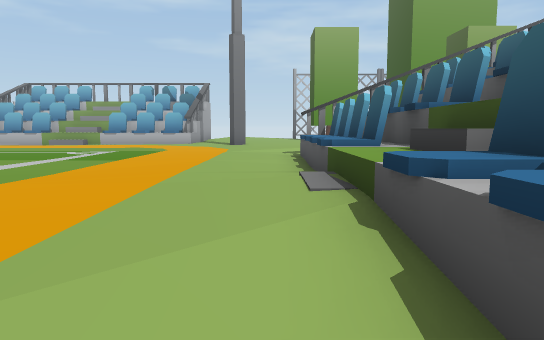
View 1 (above)

24 first-person views from a walk through a 3-D level made in the Unity game engine. The camera is 1.4 m above the floor, tilts 6° down and sees 70° across. The floor is counted in squares, 2 m on a side. Each view is taken from the middle of a square. On the plan, view 1 faces up. The plan holds only what a view shows up to about 11 squares ahead; the rest is blank. The place goes on beyond the plan. The player is left out.

View 2
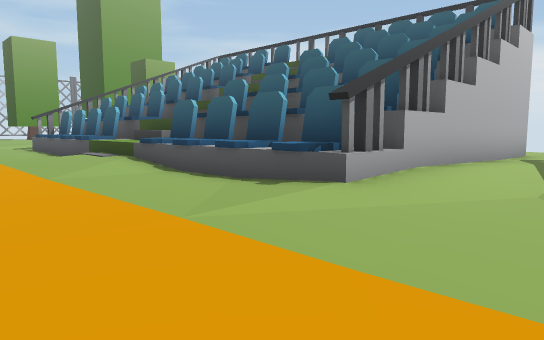

View 3
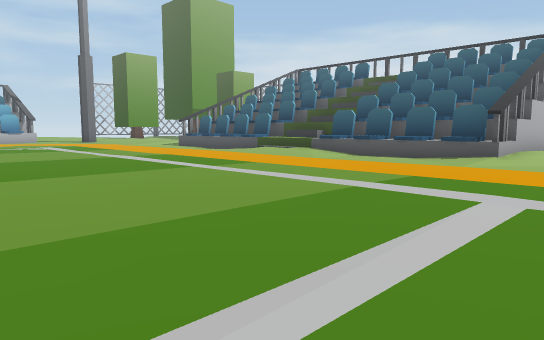

View 4
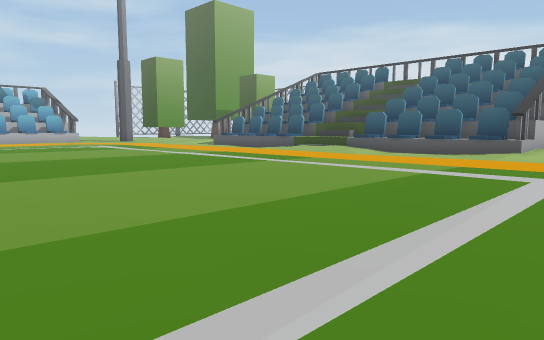

View 5
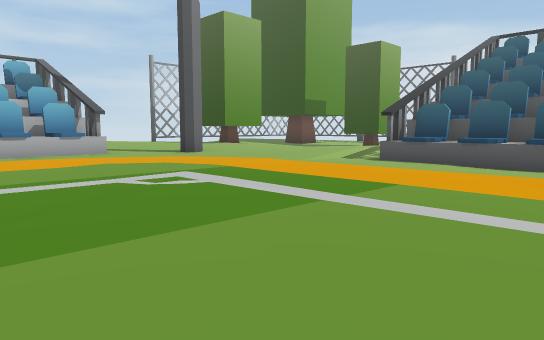

View 6
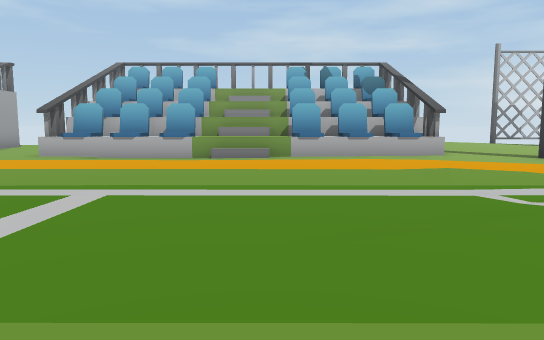

View 7
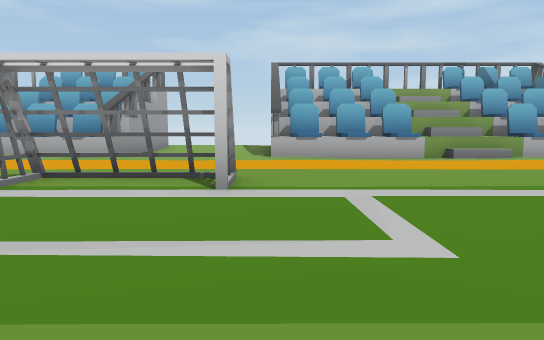

View 8
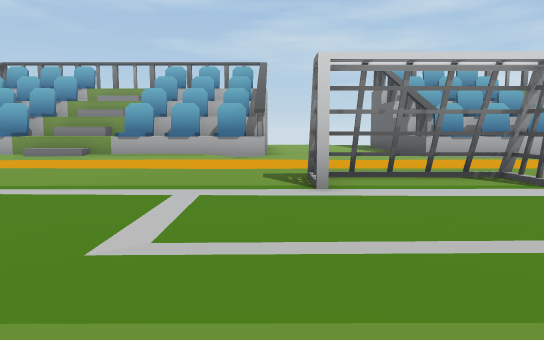

View 9
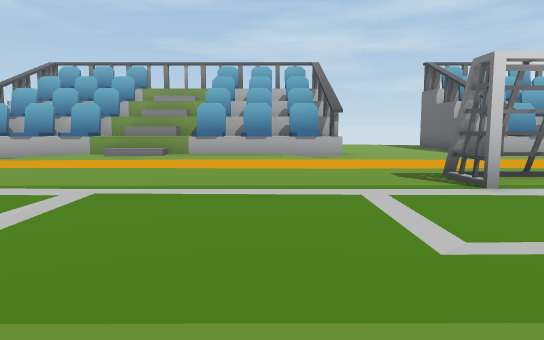

View 10
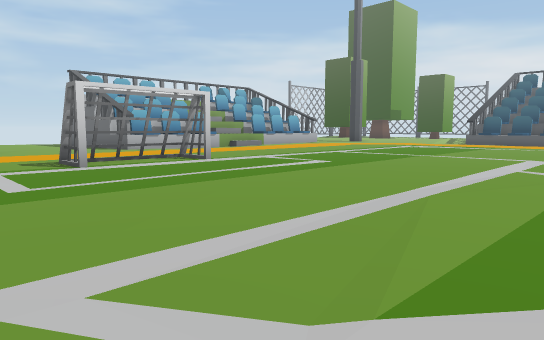

View 11
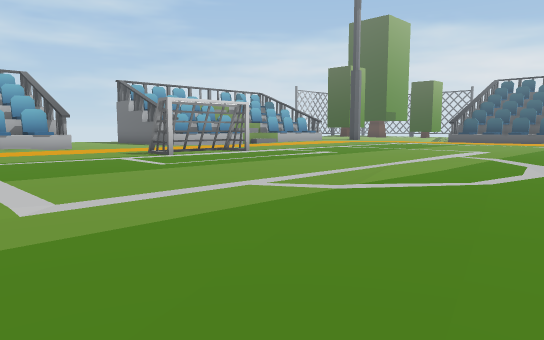

View 12
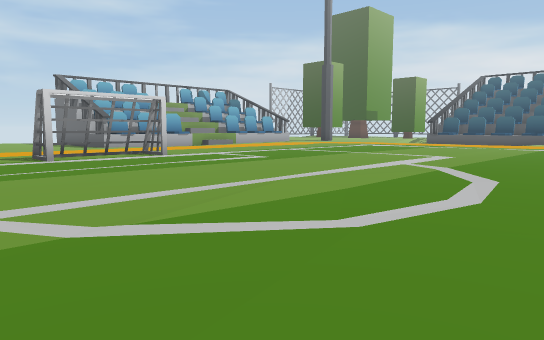

View 13
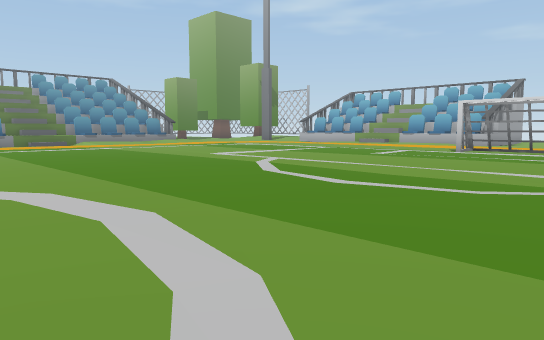

View 14
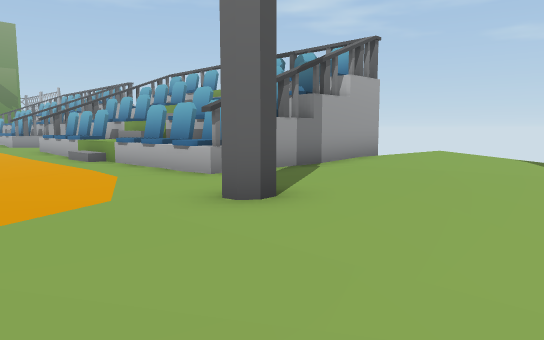

View 15
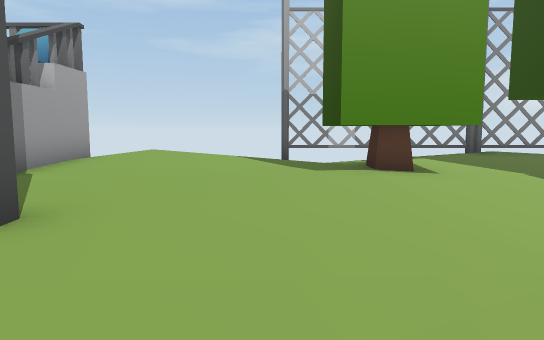

View 16
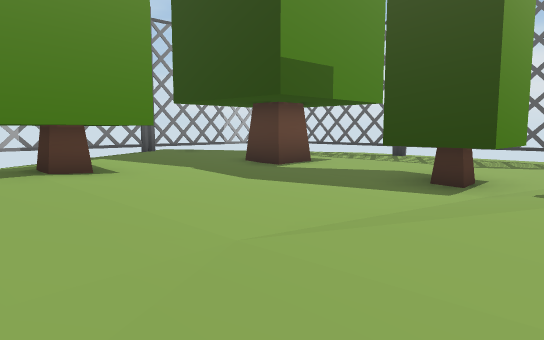

View 17
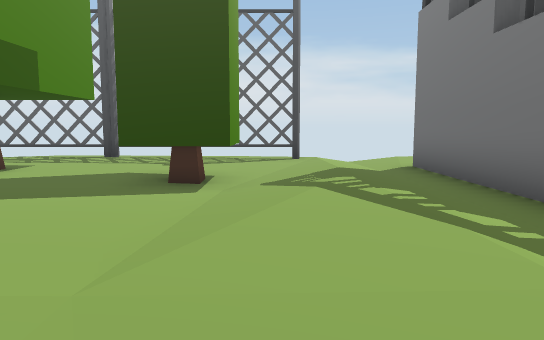

View 18
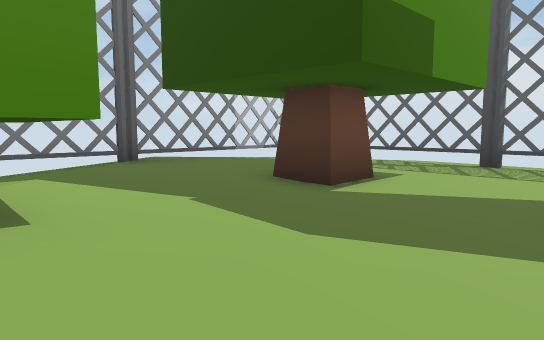

View 19
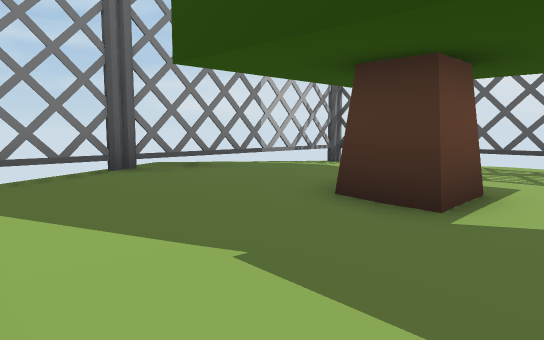

View 20
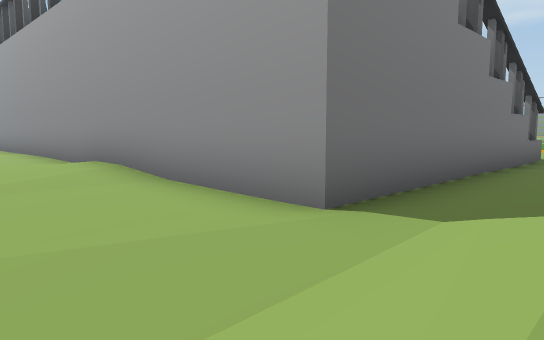

View 21
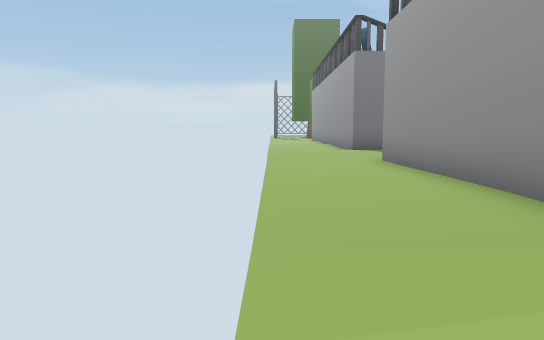

View 22
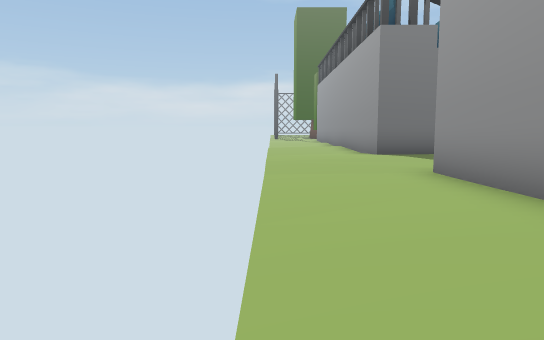

View 23
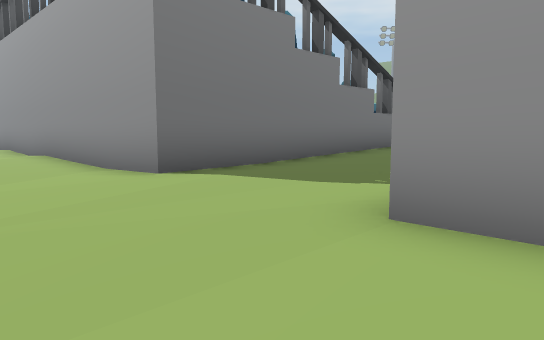

View 24
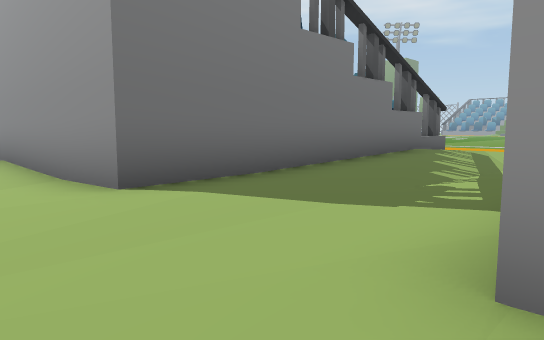

### Floor plan
Key: @ floor where view 1 was taken; # wall or solid block; x gap in a wall; . main floor; : floor 0.25 m higher than the main floor; - floor 0.25 m lower than the main floor; + floor 0.5 m higher than the main floor; / step, stairs or slope; = window, fence, low wall or low ledge; ^ raised ledge; T tree; O other object.
Columns run from 24 left of view 1 to 12 right of it. Each row starts with its distance up from view 1.
 24                           #x#xxxxxx=#
 23                     /:++//////:::::.=
 22                     #::++  //::::::
 21                     #::::://:::...::x
 20                     #:::::#T#:..T...#
 19                 #####:::::###.......#
 18 ^^^^^^#...#^^^^^^^^^#:::::::...-....#
 17 ^^^^^^#...^^^^^^^^^^^.::::::/.---...#
 16 .......................#:::://--TT..#
 15 .......................:::::///-#T..=
 14 ........................::::://///-.#
 13 ........................::::::://///.
 12 .......OOO..............///////./////
 11  ........................#^#######.//
 10   .......................^#      #...
  9   .......................^#      #..
  8   .......................^^      #.:
  7   .......................^#      #::.
  6   .......................^^      #::.
  5  ......................./^^      #...
  4 ........................:^^      #...
  3 ............. ..........:^^      #...
  2 ............  ..........:^#      #...
  1 ............  ...........^#      #...
  0    .........  ..........@^#      #...
 -1         ....  ...........^#      #...
 -2              ............^########...
 -3              ............////::......
 -4              .............--.........
 -5              ......  .../////:::::::.
 -6                          #^#######...
 -7                                  #..:
 -8                                  #..

Positions as (right, up) in squares from view 1, and headings:
1: (0, 0), facing up
2: (-3, -5), facing up-right
3: (-9, -5), facing up-right
4: (-11, -5), facing up-right
5: (-8, 6), facing up-right
6: (-8, 7), facing up
7: (-14, 7), facing up
8: (-18, 7), facing up
9: (-20, 7), facing up
10: (-20, 4), facing up-right
11: (-23, 2), facing up-right
12: (-20, 2), facing up-right
13: (-13, -1), facing up-left
14: (2, 13), facing up-left
15: (1, 13), facing up
16: (1, 13), facing up-right
17: (1, 14), facing right
18: (3, 16), facing up-right
19: (4, 18), facing up-right
20: (12, 13), facing down-left
21: (12, 7), facing down
22: (12, 4), facing down
23: (12, -1), facing down-left
24: (11, -2), facing down-left
